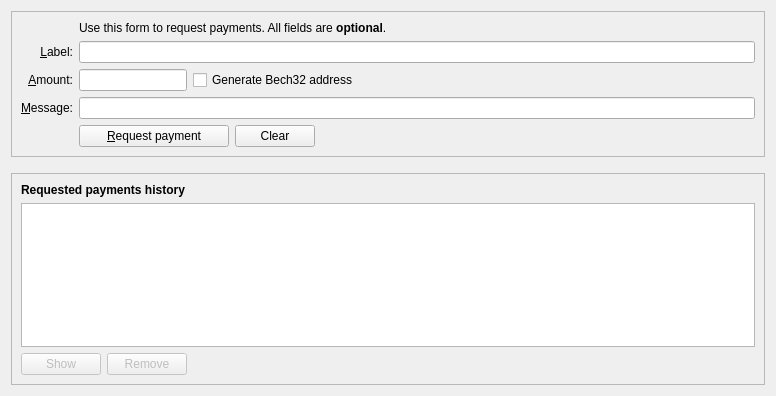
<?xml version="1.0" encoding="UTF-8"?>
<ui version="4.0">
 <class>ReceiveCoinsDialog</class>
 <widget class="QWidget" name="ReceiveCoinsDialog">
  <property name="geometry">
   <rect>
    <x>0</x>
    <y>0</y>
    <width>776</width>
    <height>396</height>
   </rect>
  </property>
  <layout class="QVBoxLayout" name="verticalLayout" stretch="0,0,1">
   <item>
    <widget class="QFrame" name="frame2">
     <property name="sizePolicy">
      <sizepolicy hsizetype="Preferred" vsizetype="Expanding">
       <horstretch>0</horstretch>
       <verstretch>0</verstretch>
      </sizepolicy>
     </property>
     <property name="frameShape">
      <enum>QFrame::StyledPanel</enum>
     </property>
     <property name="frameShadow">
      <enum>QFrame::Sunken</enum>
     </property>
     <layout class="QVBoxLayout" name="verticalLayout_3">
      <item>
       <layout class="QGridLayout" name="gridLayout">
        <item row="5" column="0">
         <widget class="QLabel" name="label">
          <property name="toolTip">
           <string>An optional amount to request. Leave this empty or zero to not request a specific amount.</string>
          </property>
          <property name="text">
           <string>&amp;Amount:</string>
          </property>
          <property name="alignment">
           <set>Qt::AlignRight|Qt::AlignTrailing|Qt::AlignVCenter</set>
          </property>
          <property name="buddy">
           <cstring>reqAmount</cstring>
          </property>
         </widget>
        </item>
        <item row="6" column="0">
         <widget class="QLabel" name="label_3">
          <property name="toolTip">
           <string>An optional message to attach to the payment request, which will be displayed when the request is opened. Note: The message will not be sent with the payment over the Greenfrogcoin network.</string>
          </property>
          <property name="text">
           <string>&amp;Message:</string>
          </property>
          <property name="alignment">
           <set>Qt::AlignRight|Qt::AlignTrailing|Qt::AlignVCenter</set>
          </property>
          <property name="buddy">
           <cstring>reqMessage</cstring>
          </property>
         </widget>
        </item>
        <item row="4" column="2">
         <widget class="QLineEdit" name="reqLabel">
          <property name="toolTip">
           <string>An optional label to associate with the new receiving address.</string>
          </property>
         </widget>
        </item>
        <item row="2" column="2">
         <widget class="QLabel" name="label_5">
          <property name="text">
           <string>Use this form to request payments. All fields are &lt;b&gt;optional&lt;/b&gt;.</string>
          </property>
         </widget>
        </item>
        <item row="4" column="0">
         <widget class="QLabel" name="label_2">
          <property name="toolTip">
           <string>An optional label to associate with the new receiving address.</string>
          </property>
          <property name="text">
           <string>&amp;Label:</string>
          </property>
          <property name="alignment">
           <set>Qt::AlignRight|Qt::AlignTrailing|Qt::AlignVCenter</set>
          </property>
          <property name="buddy">
           <cstring>reqLabel</cstring>
          </property>
         </widget>
        </item>
        <item row="6" column="2">
         <widget class="QLineEdit" name="reqMessage">
          <property name="toolTip">
           <string>An optional message to attach to the payment request, which will be displayed when the request is opened. Note: The message will not be sent with the payment over the Greenfrogcoin network.</string>
          </property>
         </widget>
        </item>
        <item row="7" column="2">
         <layout class="QHBoxLayout" name="horizontalLayout">
          <item>
           <widget class="QPushButton" name="receiveButton">
            <property name="minimumSize">
             <size>
              <width>150</width>
              <height>0</height>
             </size>
            </property>
            <property name="text">
             <string>&amp;Request payment</string>
            </property>
            <property name="icon">
             <iconset resource="../bitcoin.qrc">
              <normaloff>:/icons/receiving_addresses</normaloff>:/icons/receiving_addresses</iconset>
            </property>
           </widget>
          </item>
          <item>
           <widget class="QPushButton" name="clearButton">
            <property name="sizePolicy">
             <sizepolicy hsizetype="Minimum" vsizetype="Fixed">
              <horstretch>0</horstretch>
              <verstretch>0</verstretch>
             </sizepolicy>
            </property>
            <property name="toolTip">
             <string>Clear all fields of the form.</string>
            </property>
            <property name="text">
             <string>Clear</string>
            </property>
            <property name="icon">
             <iconset resource="../bitcoin.qrc">
              <normaloff>:/icons/remove</normaloff>:/icons/remove</iconset>
            </property>
            <property name="autoDefault">
             <bool>false</bool>
            </property>
           </widget>
          </item>
          <item>
           <spacer name="horizontalSpacer">
            <property name="orientation">
             <enum>Qt::Horizontal</enum>
            </property>
            <property name="sizeHint" stdset="0">
             <size>
              <width>40</width>
              <height>20</height>
             </size>
            </property>
           </spacer>
          </item>
         </layout>
        </item>
        <item row="7" column="0">
         <widget class="QLabel" name="label_7">
          <property name="text">
           <string/>
          </property>
         </widget>
        </item>
        <item row="5" column="2">
         <layout class="QHBoxLayout" name="horizontalLayout_6">
          <item>
           <widget class="BitcoinAmountField" name="reqAmount">
            <property name="sizePolicy">
             <sizepolicy hsizetype="Fixed" vsizetype="Fixed">
              <horstretch>0</horstretch>
              <verstretch>0</verstretch>
             </sizepolicy>
            </property>
            <property name="minimumSize">
             <size>
              <width>80</width>
              <height>0</height>
             </size>
            </property>
            <property name="maximumSize">
             <size>
              <width>1000</width>
              <height>100</height>
             </size>
            </property>
            <property name="toolTip">
             <string>An optional amount to request. Leave this empty or zero to not request a specific amount.</string>
            </property>
           </widget>
          </item>
          <item>
           <widget class="QCheckBox" name="useBech32">
            <property name="sizePolicy">
             <sizepolicy hsizetype="Fixed" vsizetype="Fixed">
              <horstretch>0</horstretch>
              <verstretch>0</verstretch>
             </sizepolicy>
            </property>
            <property name="maximumSize">
             <size>
              <width>1000</width>
              <height>16777215</height>
             </size>
            </property>
            <property name="focusPolicy">
             <enum>Qt::StrongFocus</enum>
            </property>
            <property name="toolTip">
             <string>Bech32 addresses (BIP-173) are cheaper to spend from and offer better protection against typos. When unchecked a P2SH wrapped SegWit address will be created, compatible with older wallets.</string>
            </property>
            <property name="text">
             <string>Generate Bech32 address</string>
            </property>
           </widget>
          </item>
          <item>
           <spacer name="horizontalSpacer_3">
            <property name="orientation">
             <enum>Qt::Horizontal</enum>
            </property>
            <property name="sizeHint" stdset="0">
             <size>
              <width>0</width>
              <height>0</height>
             </size>
            </property>
           </spacer>
          </item>
         </layout>
        </item>
       </layout>
      </item>
     </layout>
    </widget>
   </item>
   <item>
    <spacer name="verticalSpacer_2">
     <property name="orientation">
      <enum>Qt::Vertical</enum>
     </property>
     <property name="sizeHint" stdset="0">
      <size>
       <width>20</width>
       <height>10</height>
      </size>
     </property>
    </spacer>
   </item>
   <item>
    <widget class="QFrame" name="frame">
     <property name="sizePolicy">
      <sizepolicy hsizetype="Preferred" vsizetype="Expanding">
       <horstretch>0</horstretch>
       <verstretch>0</verstretch>
      </sizepolicy>
     </property>
     <property name="frameShape">
      <enum>QFrame::StyledPanel</enum>
     </property>
     <property name="frameShadow">
      <enum>QFrame::Raised</enum>
     </property>
     <layout class="QVBoxLayout" name="verticalLayout_2">
      <item>
       <widget class="QLabel" name="label_6">
        <property name="font">
         <font>
          <weight>75</weight>
          <bold>true</bold>
         </font>
        </property>
        <property name="text">
         <string>Requested payments history</string>
        </property>
       </widget>
      </item>
      <item>
       <widget class="QTableView" name="recentRequestsView">
        <property name="contextMenuPolicy">
         <enum>Qt::CustomContextMenu</enum>
        </property>
        <property name="tabKeyNavigation">
         <bool>false</bool>
        </property>
        <property name="sortingEnabled">
         <bool>true</bool>
        </property>
       </widget>
      </item>
      <item>
       <layout class="QHBoxLayout" name="horizontalLayout_2">
        <item>
         <widget class="QPushButton" name="showRequestButton">
          <property name="enabled">
           <bool>false</bool>
          </property>
          <property name="toolTip">
           <string>Show the selected request (does the same as double clicking an entry)</string>
          </property>
          <property name="text">
           <string>Show</string>
          </property>
          <property name="icon">
           <iconset resource="../bitcoin.qrc">
            <normaloff>:/icons/edit</normaloff>:/icons/edit</iconset>
          </property>
          <property name="autoDefault">
           <bool>false</bool>
          </property>
         </widget>
        </item>
        <item>
         <widget class="QPushButton" name="removeRequestButton">
          <property name="enabled">
           <bool>false</bool>
          </property>
          <property name="toolTip">
           <string>Remove the selected entries from the list</string>
          </property>
          <property name="text">
           <string>Remove</string>
          </property>
          <property name="icon">
           <iconset resource="../bitcoin.qrc">
            <normaloff>:/icons/remove</normaloff>:/icons/remove</iconset>
          </property>
          <property name="autoDefault">
           <bool>false</bool>
          </property>
         </widget>
        </item>
        <item>
         <spacer name="horizontalSpacer_2">
          <property name="orientation">
           <enum>Qt::Horizontal</enum>
          </property>
          <property name="sizeHint" stdset="0">
           <size>
            <width>40</width>
            <height>20</height>
           </size>
          </property>
         </spacer>
        </item>
       </layout>
      </item>
     </layout>
    </widget>
   </item>
  </layout>
 </widget>
 <customwidgets>
  <customwidget>
   <class>BitcoinAmountField</class>
   <extends>QLineEdit</extends>
   <header>qt/bitcoinamountfield.h</header>
   <container>1</container>
  </customwidget>
 </customwidgets>
 <tabstops>
  <tabstop>reqLabel</tabstop>
  <tabstop>reqAmount</tabstop>
  <tabstop>useBech32</tabstop>
  <tabstop>reqMessage</tabstop>
  <tabstop>receiveButton</tabstop>
  <tabstop>clearButton</tabstop>
  <tabstop>recentRequestsView</tabstop>
  <tabstop>showRequestButton</tabstop>
  <tabstop>removeRequestButton</tabstop>
 </tabstops>
 <resources>
  <include location="../bitcoin.qrc"/>
 </resources>
 <connections/>
</ui>
